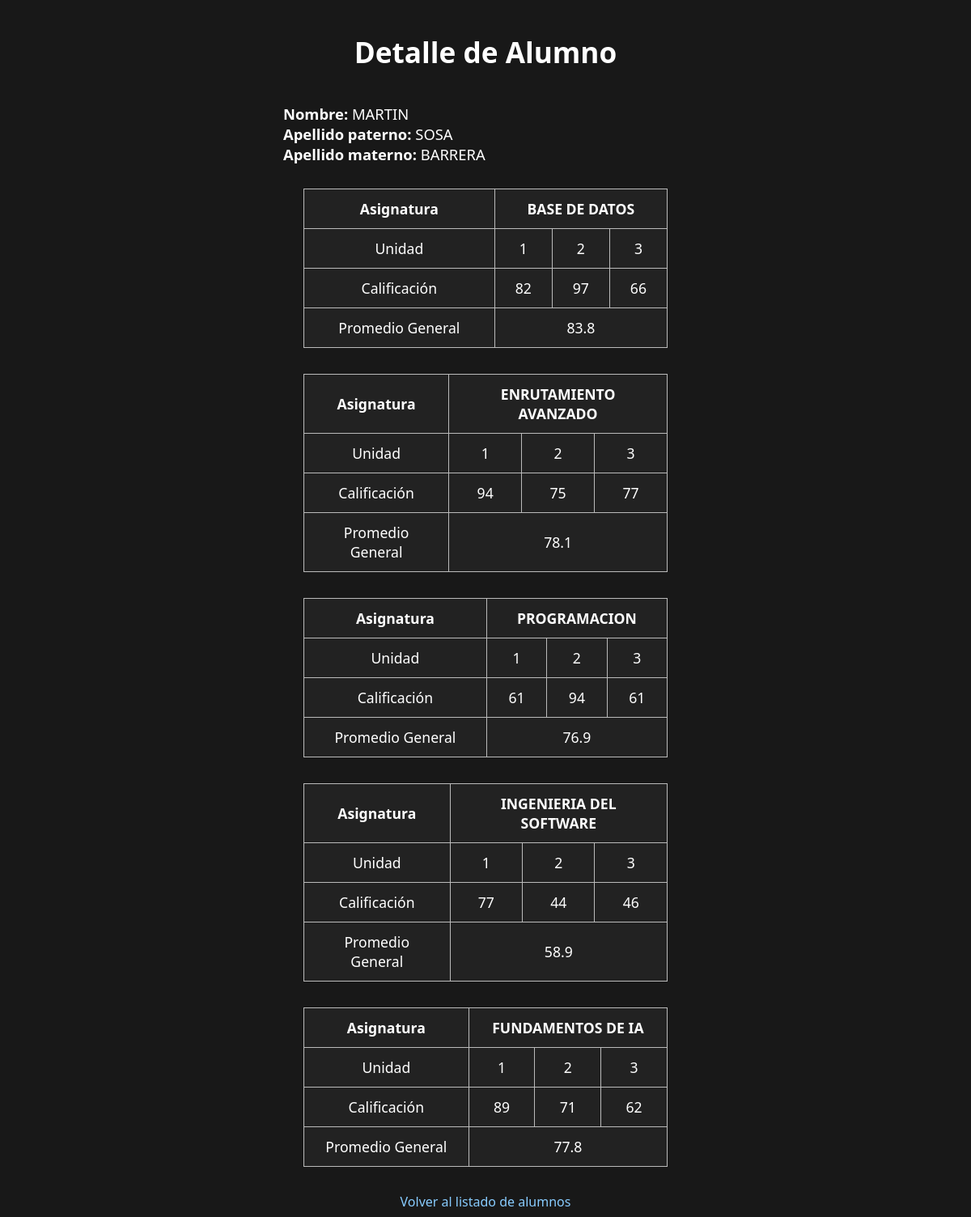
The app's page /alumno/2 with its own data.
### tables this page shows
CREATE TABLE alumnos (
  id_alumno INTEGER PRIMARY KEY,
  nombre TEXT,
  apellido_paterno TEXT,
  apellido_materno TEXT
);

CREATE TABLE asignaturas (
  id_asignatura INTEGER PRIMARY KEY,
  descripcion TEXT
);

CREATE TABLE promedios_asignaturas (
  id_promedio_asignatura INTEGER PRIMARY KEY,
  promedio REAL,
  id_asignatura INTEGER,
  FOREIGN KEY (id_asignatura) REFERENCES asignaturas(id_asignatura)
);

### app.py (the view)
@app.route("/alumno/<int:alumno_id>")
def alumno_detalle(alumno_id):
    db = get_db()
    alumno = db.execute(
        "SELECT * FROM alumnos WHERE id_alumno = ?", (alumno_id,)
    ).fetchone()
    asignaturas = db.execute("SELECT * FROM asignaturas").fetchall()
    calificaciones = db.execute("""
        SELECT aa.id_asignatura, aa.unidad, aa.calificacion
        FROM alumnos_asignaturas aa
        WHERE aa.id_alumno = ?
        ORDER BY aa.id_asignatura, aa.unidad
    """, (alumno_id,)).fetchall()
    proms = db.execute("""
        SELECT id_asignatura, promedio
        FROM promedios_asignaturas
    """).fetchall()
    proms_dict = {p["id_asignatura"]: p["promedio"] for p in proms}
    materias = []
    for asig in asignaturas:
        califs = [c for c in calificaciones if c["id_asignatura"] == asig["id_asignatura"]]
        unidades = [c["unidad"] for c in califs]
        califs_por_unidad = {c["unidad"]: c["calificacion"] for c in califs}
        max_unidad = max(unidades) if unidades else 0
        promedio_general = proms_dict.get(asig["id_asignatura"], None)
        materias.append({
            "descripcion": asig["descripcion"],
            "unidades": list(range(1, max_unidad+1)),
            "califs_por_unidad": califs_por_unidad,
            "promedio_general": promedio_general
        })
    return render_template("alumno.html", alumno=alumno, materias=materias)

### app.py (called while the page is built)
def get_db():
    db = getattr(g, '_database', None)
    if db is None:
        db = g._database = sqlite3.connect(DATABASE)
        db.row_factory = sqlite3.Row
    return db

@app.teardown_appcontext
def close_connection(exception):
    db = getattr(g, '_database', None)
    if db is not None:
        db.close()

### templates/alumno.html (shortened to what this page needs)
<!doctype html>
<html lang="es">
<head>
</head>
<body>
    <h1>Detalle de Alumno</h1>
    <div class="datos-alumno">
        <strong>Nombre:</strong> {{ alumno['nombre'] }}<br>
        <strong>Apellido paterno:</strong> {{ alumno['apellido_paterno'] }}<br>
        <strong>Apellido materno:</strong> {{ alumno['apellido_materno'] }}
    </div>
    {% for materia in materias %}
    <div class="bloque-materia">
    <table class="tabla-materia">
        <tr>
            <th>Asignatura</th>
            <th colspan="{{ materia.unidades|length }}">{{ materia.descripcion }}</th>
        </tr>
        <tr>
            <td>Unidad</td>
            {% for u in materia.unidades %}
                <td>{{ u }}</td>
            {% endfor %}
        </tr>
        <tr>
            <td>Calificación</td>
            {% for u in materia.unidades %}
                <td>{{ materia.califs_por_unidad.get(u, "") }}</td>
            {% endfor %}
        </tr>
        <tr>
            <td>Promedio General</td>
            <td colspan="{{ materia.unidades|length }}">
                {% if materia.promedio_general is not none %}
                    {{ materia.promedio_general }}
                {% else %}
                    N/A
                {% endif %}
            </td>
        </tr>
    </table>
    </div>
    {% endfor %}
    <div style="text-align:center;">
        <a href="{{ url_for('index') }}">Volver al listado de alumnos</a>
    </div>
</body>
</html>

### templates/alumno.html (style rules this page uses)
body { background: #181818; color: #fff; font-family: 'Segoe UI', Arial, sans-serif; }
h1 { text-align: center; margin-top: 40px; font-size: 2.2em; margin-bottom: 40px; }
.datos-alumno { width: 100%; max-width: 500px; margin: 0 auto 30px auto; font-size: 1.15em; }
.bloque-materia { display: flex; justify-content: center; margin-bottom: 32px; }
.tabla-materia { border-collapse: collapse; width: 450px; min-width: 350px; background: #222; margin: 0 auto; }
.tabla-materia th, .tabla-materia td { border: 1px solid #bbb; padding: 12px 16px; text-align: center; font-size: 1.1em; }
.tabla-materia th { background: #222; font-weight: bold; font-size: 1.1em; }
.tabla-materia td { background: #222; }
a { color: #8cf; text-decoration: none; transition: color 0.2s; }

### records on screen
alumnos: nombre "MARTIN", apellido_paterno "SOSA", apellido_materno "BARRERA"
asignaturas: descripcion "BASE DE DATOS"
promedios_asignaturas: promedio_general "83.8"
asignaturas: descripcion "ENRUTAMIENTO AVANZADO"
promedios_asignaturas: promedio_general "78.1"
asignaturas: descripcion "PROGRAMACION"
promedios_asignaturas: promedio_general "76.9"
asignaturas: descripcion "INGENIERIA DEL SOFTWARE"
promedios_asignaturas: promedio_general "58.9"
asignaturas: descripcion "FUNDAMENTOS DE IA"
promedios_asignaturas: promedio_general "77.8"

### other values on screen
{{ u }} "1" "2" "3" "1" "2" "3" "1" "2" "3" "1" "2" "3" "1" "2" "3"
{{ materia.califs_por_unidad.get(u, "") }} "82" "97" "66" "94" "75" "77" "61" "94" "61" "77" "44" "46" "89" "71" "62"
